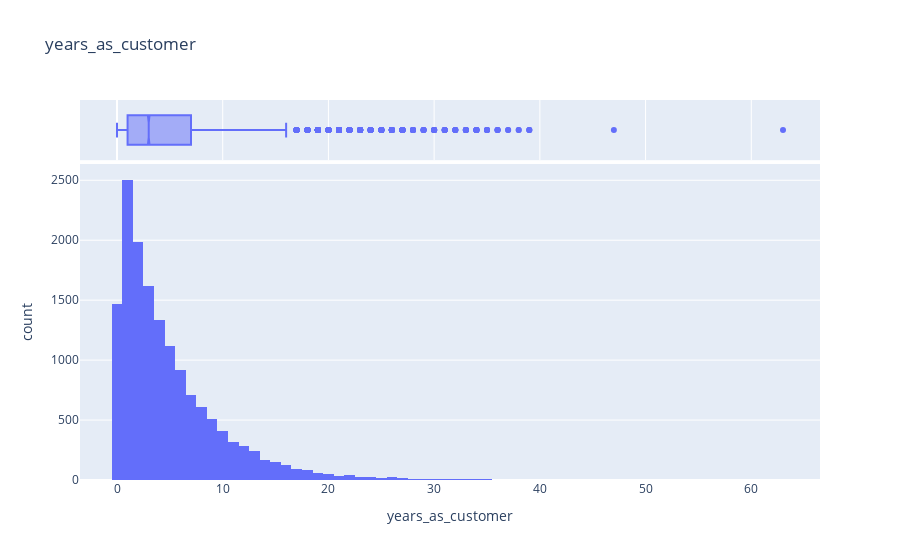

This figure's notebook cell:
### Code cell
viz = df
fig = px.histogram(viz, x="years_as_customer", marginal="box", 
                   title=' years_as_customer')
fig.show()

### Figure 1 — Plotly figure (JSON) as saved in the notebook; plotly's stock layout.template omitted (floating-point values rounded to 4 significant figures; data arrays with more than 128 entries replaced by an {"elided": "..."} marker saying what was removed)
{"data": [{"bingroup": "x", "hovertemplate": "years_as_customer=%{x}<br>count=%{y}<extra></extra>", "legendgroup": "", "marker": {"color": "#636efa", "pattern": {"shape": ""}}, "name": "", "orientation": "v", "showlegend": false, "type": "histogram", "x": {"elided": "15000 int values"}, "xaxis": "x", "yaxis": "y"}, {"hovertemplate": "years_as_customer=%{x}<extra></extra>", "legendgroup": "", "marker": {"color": "#636efa"}, "name": "", "notched": true, "showlegend": false, "type": "box", "x": {"elided": "15000 int values"}, "xaxis": "x2", "yaxis": "y2"}], "layout": {"autosize": true, "barmode": "relative", "legend": {"tracegroupgap": 0}, "title": {"text": " years_as_customer"}, "xaxis": {"anchor": "y", "autorange": true, "domain": [0, 1], "range": [-3.5, 66.5], "title": {"text": "years_as_customer"}, "type": "linear"}, "xaxis2": {"anchor": "y2", "autorange": true, "domain": [0, 1], "matches": "x", "range": [-3.5, 66.5], "showgrid": true, "showticklabels": false, "type": "linear"}, "yaxis": {"anchor": "x", "autorange": true, "domain": [0, 0.8316], "range": [0, 2636.0], "title": {"text": "count"}}, "yaxis2": {"anchor": "x2", "autorange": true, "domain": [0.8416, 1], "matches": "y2", "range": [-0.5, 0.5], "showgrid": false, "showline": false, "showticklabels": false, "ticks": "", "type": "category"}}}
